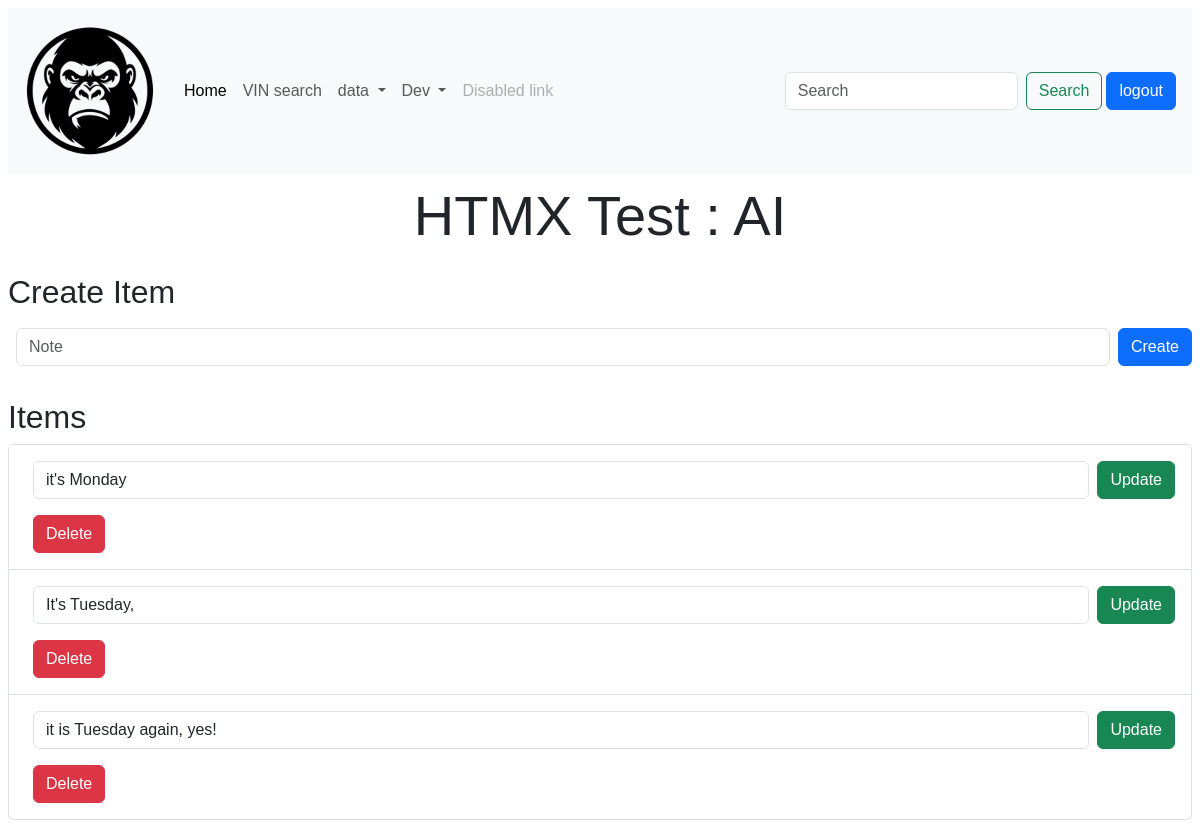
Screenshot of /htmx_test (signed in) with the database file from the repository.
### models.py (models this page shows)
class NoteItem(SQLModel, table=True):
    id: int = Field(default=None, primary_key=True)
    item: str

### main.py (the view)
@app.get("/htmx_test")
async def load_htmx_page(request: Request, session: SessionDep):
    sys.stderr.write("*** load HTMX page ***\n")
    msg = "HTMX Test"
    items = session.exec(select(NoteItem)).all()
    context = {
            "request": request,
            "message" : msg,
            "items": items,
        }
    return templates.TemplateResponse("htmx_test.html", context)

### templates/htmx_test.html (shortened to what this page needs)
{% extends "layout.html" %}
{% block content %}
<div class="text-center">
    <p class="display-4">{{message}} : AI</p>
</div>
<div id="content" class="mt-4">
    <h2>Create Item</h2>
    <form hx-post="/htmx_test/add" hx-target="#content" class="form-inline d-flex justify-content-between align-items-center">
        <input type="text" name="item" class="form-control m-2" placeholder="Note" required>
        <button type="submit" class="btn btn-primary">Create</button>
    </form>
    <h2 class="mt-4">Items</h2>
    <ul class="list-group">
        {% for item in items %}
        <li class="list-group-item">
            <form hx-post="/htmx_test/update/{{ item.id }}" hx-target="#content" class="d-flex justify-content-between align-items-center">
                <input type="text" name="item" class="form-control m-2" value="{{ item.item }}" required>
                <button type="submit" class="btn btn-success">Update</button>
            </form>
            <form hx-post="/htmx_test/delete/{{ item.id }}" hx-target="#content" class="form-inline m-2">
                <button type="submit" class="btn btn-danger">Delete</button>
            </form>
        </li>
        {% endfor %}
    </ul>
</div>
{% endblock %}

### static/myStyle.css (style rules this page uses)
* { font-family: segoe, sans-serif; }

### rows the page displays
NoteItem: item "it's Monday"
NoteItem: item "It's Tuesday,"
NoteItem: item "it is Tuesday again, yes!"

### other values shown
{{ message }} "HTMX Test"
